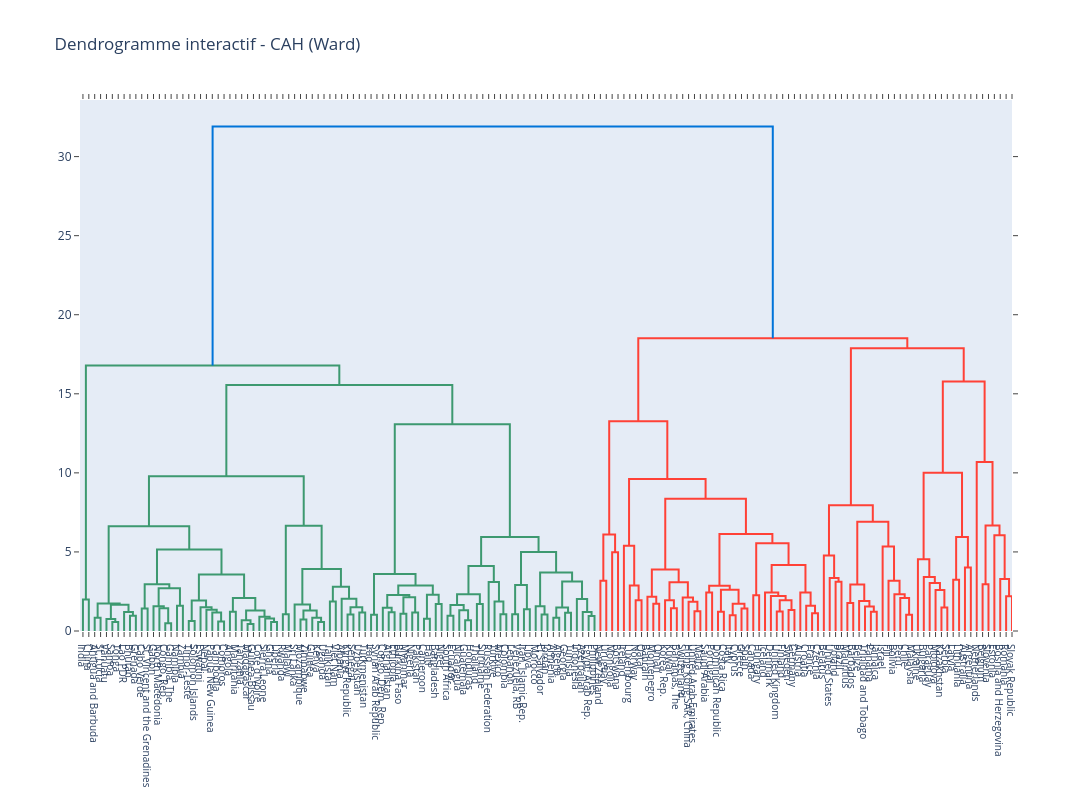

The notebook cell saved with this chart:
### Code cell
# Création du dendrogramme interactif
fig = ff.create_dendrogram(
    X_scaled,
    labels=donnees_acp["Country"].values,
    orientation='bottom',
    linkagefun=lambda x: linkage(x, method='ward')
)

# Taille du graphique
fig.update_layout(
    width=1400,
    height=800,
    title="Dendrogramme interactif - CAH (Ward)",
    xaxis=dict(tickfont=dict(size=10)),
)

fig.show()

### Figure 1 — Plotly figure (JSON) as saved in the notebook; plotly's stock layout.template omitted (floating-point values rounded to 4 significant figures; data arrays with more than 128 entries replaced by an {"elided": "..."} marker saying what was removed)
{"data": [{"hoverinfo": "text", "marker": {"color": "rgb(61,153,112)"}, "mode": "lines", "type": "scatter", "x": [5.0, 5.0, 15.0, 15.0], "xaxis": "x", "y": [0.0, 1.996, 1.996, 0.0], "yaxis": "y"}, {"hoverinfo": "text", "marker": {"color": "rgb(61,153,112)"}, "mode": "lines", "type": "scatter", "x": [25.0, 25.0, 35.0, 35.0], "xaxis": "x", "y": [0.0, 0.8327, 0.8327, 0.0], "yaxis": "y"}, {"hoverinfo": "text", "marker": {"color": "rgb(61,153,112)"}, "mode": "lines", "type": "scatter", "x": [55.0, 55.0, 65.0, 65.0], "xaxis": "x", "y": [0.0, 0.569, 0.569, 0.0], "yaxis": "y"}, {"hoverinfo": "text", "marker": {"color": "rgb(61,153,112)"}, "mode": "lines", "type": "scatter", "x": [45.0, 45.0, 60.0, 60.0], "xaxis": "x", "y": [0.0, 0.758, 0.758, 0.569], "yaxis": "y"}, {"hoverinfo": "text", "marker": {"color": "rgb(61,153,112)"}, "mode": "lines", "type": "scatter", "x": [85.0, 85.0, 95.0, 95.0], "xaxis": "x", "y": [0.0, 0.969, 0.969, 0.0], "yaxis": "y"}, {"hoverinfo": "text", "marker": {"color": "rgb(61,153,112)"}, "mode": "lines", "type": "scatter", "x": [75.0, 75.0, 90.0, 90.0], "xaxis": "x", "y": [0.0, 1.197, 1.197, 0.969], "yaxis": "y"}, {"hoverinfo": "text", "marker": {"color": "rgb(61,153,112)"}, "mode": "lines", "type": "scatter", "x": [52.5, 52.5, 82.5, 82.5], "xaxis": "x", "y": [0.758, 1.666, 1.666, 1.197], "yaxis": "y"}, {"hoverinfo": "text", "marker": {"color": "rgb(61,153,112)"}, "mode": "lines", "type": "scatter", "x": [30.0, 30.0, 67.5, 67.5], "xaxis": "x", "y": [0.8327, 1.735, 1.735, 1.666], "yaxis": "y"}, {"hoverinfo": "text", "marker": {"color": "rgb(61,153,112)"}, "mode": "lines", "type": "scatter", "x": [105.0, 105.0, 115.0, 115.0], "xaxis": "x", "y": [0.0, 1.421, 1.421, 0.0], "yaxis": "y"}, {"hoverinfo": "text", "marker": {"color": "rgb(61,153,112)"}, "mode": "lines", "type": "scatter", "x": [145.0, 145.0, 155.0, 155.0], "xaxis": "x", "y": [0.0, 0.4953, 0.4953, 0.0], "yaxis": "y"}, {"hoverinfo": "text", "marker": {"color": "rgb(61,153,112)"}, "mode": "lines", "type": "scatter", "x": [135.0, 135.0, 150.0, 150.0], "xaxis": "x", "y": [0.0, 1.441, 1.441, 0.4953], "yaxis": "y"}, {"hoverinfo": "text", "marker": {"color": "rgb(61,153,112)"}, "mode": "lines", "type": "scatter", "x": [125.0, 125.0, 142.5, 142.5], "xaxis": "x", "y": [0.0, 1.558, 1.558, 1.441], "yaxis": "y"}, {"hoverinfo": "text", "marker": {"color": "rgb(61,153,112)"}, "mode": "lines", "type": "scatter", "x": [165.0, 165.0, 175.0, 175.0], "xaxis": "x", "y": [0.0, 1.592, 1.592, 0.0], "yaxis": "y"}, {"hoverinfo": "text", "marker": {"color": "rgb(61,153,112)"}, "mode": "lines", "type": "scatter", "x": [133.8, 133.8, 170.0, 170.0], "xaxis": "x", "y": [1.558, 2.701, 2.701, 1.592], "yaxis": "y"}, {"hoverinfo": "text", "marker": {"color": "rgb(61,153,112)"}, "mode": "lines", "type": "scatter", "x": [110.0, 110.0, 151.9, 151.9], "xaxis": "x", "y": [1.421, 2.951, 2.951, 2.701], "yaxis": "y"}, {"hoverinfo": "text", "marker": {"color": "rgb(61,153,112)"}, "mode": "lines", "type": "scatter", "x": [185.0, 185.0, 195.0, 195.0], "xaxis": "x", "y": [0.0, 0.6387, 0.6387, 0.0], "yaxis": "y"}, {"hoverinfo": "text", "marker": {"color": "rgb(61,153,112)"}, "mode": "lines", "type": "scatter", "x": [235.0, 235.0, 245.0, 245.0], "xaxis": "x", "y": [0.0, 0.608, 0.608, 0.0], "yaxis": "y"}, {"hoverinfo": "text", "marker": {"color": "rgb(61,153,112)"}, "mode": "lines", "type": "scatter", "x": [225.0, 225.0, 240.0, 240.0], "xaxis": "x", "y": [0.0, 1.178, 1.178, 0.608], "yaxis": "y"}, {"hoverinfo": "text", "marker": {"color": "rgb(61,153,112)"}, "mode": "lines", "type": "scatter", "x": [215.0, 215.0, 232.5, 232.5], "xaxis": "x", "y": [0.0, 1.345, 1.345, 1.178], "yaxis": "y"}, {"hoverinfo": "text", "marker": {"color": "rgb(61,153,112)"}, "mode": "lines", "type": "scatter", "x": [205.0, 205.0, 223.8, 223.8], "xaxis": "x", "y": [0.0, 1.508, 1.508, 1.345], "yaxis": "y"}, {"hoverinfo": "text", "marker": {"color": "rgb(61,153,112)"}, "mode": "lines", "type": "scatter", "x": [190.0, 190.0, 214.4, 214.4], "xaxis": "x", "y": [0.6387, 1.925, 1.925, 1.508], "yaxis": "y"}, {"hoverinfo": "text", "marker": {"color": "rgb(61,153,112)"}, "mode": "lines", "type": "scatter", "x": [255.0, 255.0, 265.0, 265.0], "xaxis": "x", "y": [0.0, 1.225, 1.225, 0.0], "yaxis": "y"}, {"hoverinfo": "text", "marker": {"color": "rgb(61,153,112)"}, "mode": "lines", "type": "scatter", "x": [285.0, 285.0, 295.0, 295.0], "xaxis": "x", "y": [0.0, 0.4438, 0.4438, 0.0], "yaxis": "y"}, {"hoverinfo": "text", "marker": {"color": "rgb(61,153,112)"}, "mode": "lines", "type": "scatter", "x": [275.0, 275.0, 290.0, 290.0], "xaxis": "x", "y": [0.0, 0.6751, 0.6751, 0.4438], "yaxis": "y"}, {"hoverinfo": "text", "marker": {"color": "rgb(61,153,112)"}, "mode": "lines", "type": "scatter", "x": [325.0, 325.0, 335.0, 335.0], "xaxis": "x", "y": [0.0, 0.5656, 0.5656, 0.0], "yaxis": "y"}, {"hoverinfo": "text", "marker": {"color": "rgb(61,153,112)"}, "mode": "lines", "type": "scatter", "x": [315.0, 315.0, 330.0, 330.0], "xaxis": "x", "y": [0.0, 0.7849, 0.7849, 0.5656], "yaxis": "y"}, {"hoverinfo": "text", "marker": {"color": "rgb(61,153,112)"}, "mode": "lines", "type": "scatter", "x": [305.0, 305.0, 322.5, 322.5], "xaxis": "x", "y": [0.0, 0.8972, 0.8972, 0.7849], "yaxis": "y"}, {"hoverinfo": "text", "marker": {"color": "rgb(61,153,112)"}, "mode": "lines", "type": "scatter", "x": [282.5, 282.5, 313.8, 313.8], "xaxis": "x", "y": [0.6751, 1.294, 1.294, 0.8972], "yaxis": "y"}, {"hoverinfo": "text", "marker": {"color": "rgb(61,153,112)"}, "mode": "lines", "type": "scatter", "x": [260.0, 260.0, 298.1, 298.1], "xaxis": "x", "y": [1.225, 2.087, 2.087, 1.294], "yaxis": "y"}, {"hoverinfo": "text", "marker": {"color": "rgb(61,153,112)"}, "mode": "lines", "type": "scatter", "x": [202.2, 202.2, 279.1, 279.1], "xaxis": "x", "y": [1.925, 3.569, 3.569, 2.087], "yaxis": "y"}, {"hoverinfo": "text", "marker": {"color": "rgb(61,153,112)"}, "mode": "lines", "type": "scatter", "x": [130.9, 130.9, 240.6, 240.6], "xaxis": "x", "y": [2.951, 5.149, 5.149, 3.569], "yaxis": "y"}, {"hoverinfo": "text", "marker": {"color": "rgb(61,153,112)"}, "mode": "lines", "type": "scatter", "x": [48.75, 48.75, 185.8, 185.8], "xaxis": "x", "y": [1.735, 6.627, 6.627, 5.149], "yaxis": "y"}, {"hoverinfo": "text", "marker": {"color": "rgb(61,153,112)"}, "mode": "lines", "type": "scatter", "x": [345.0, 345.0, 355.0, 355.0], "xaxis": "x", "y": [0.0, 1.067, 1.067, 0.0], "yaxis": "y"}, {"hoverinfo": "text", "marker": {"color": "rgb(61,153,112)"}, "mode": "lines", "type": "scatter", "x": [375.0, 375.0, 385.0, 385.0], "xaxis": "x", "y": [0.0, 0.7209, 0.7209, 0.0], "yaxis": "y"}, {"hoverinfo": "text", "marker": {"color": "rgb(61,153,112)"}, "mode": "lines", "type": "scatter", "x": [405.0, 405.0, 415.0, 415.0], "xaxis": "x", "y": [0.0, 0.5697, 0.5697, 0.0], "yaxis": "y"}, {"hoverinfo": "text", "marker": {"color": "rgb(61,153,112)"}, "mode": "lines", "type": "scatter", "x": [395.0, 395.0, 410.0, 410.0], "xaxis": "x", "y": [0.0, 0.8401, 0.8401, 0.5697], "yaxis": "y"}, {"hoverinfo": "text", "marker": {"color": "rgb(61,153,112)"}, "mode": "lines", "type": "scatter", "x": [380.0, 380.0, 402.5, 402.5], "xaxis": "x", "y": [0.7209, 1.295, 1.295, 0.8401], "yaxis": "y"}, {"hoverinfo": "text", "marker": {"color": "rgb(61,153,112)"}, "mode": "lines", "type": "scatter", "x": [365.0, 365.0, 391.2, 391.2], "xaxis": "x", "y": [0.0, 1.682, 1.682, 1.295], "yaxis": "y"}, {"hoverinfo": "text", "marker": {"color": "rgb(61,153,112)"}, "mode": "lines", "type": "scatter", "x": [425.0, 425.0, 435.0, 435.0], "xaxis": "x", "y": [0.0, 1.868, 1.868, 0.0], "yaxis": "y"}, {"hoverinfo": "text", "marker": {"color": "rgb(61,153,112)"}, "mode": "lines", "type": "scatter", "x": [455.0, 455.0, 465.0, 465.0], "xaxis": "x", "y": [0.0, 1.044, 1.044, 0.0], "yaxis": "y"}, {"hoverinfo": "text", "marker": {"color": "rgb(61,153,112)"}, "mode": "lines", "type": "scatter", "x": [475.0, 475.0, 485.0, 485.0], "xaxis": "x", "y": [0.0, 1.175, 1.175, 0.0], "yaxis": "y"}, {"hoverinfo": "text", "marker": {"color": "rgb(61,153,112)"}, "mode": "lines", "type": "scatter", "x": [460.0, 460.0, 480.0, 480.0], "xaxis": "x", "y": [1.044, 1.505, 1.505, 1.175], "yaxis": "y"}, {"hoverinfo": "text", "marker": {"color": "rgb(61,153,112)"}, "mode": "lines", "type": "scatter", "x": [445.0, 445.0, 470.0, 470.0], "xaxis": "x", "y": [0.0, 2.043, 2.043, 1.505], "yaxis": "y"}, {"hoverinfo": "text", "marker": {"color": "rgb(61,153,112)"}, "mode": "lines", "type": "scatter", "x": [430.0, 430.0, 457.5, 457.5], "xaxis": "x", "y": [1.868, 2.799, 2.799, 2.043], "yaxis": "y"}, {"hoverinfo": "text", "marker": {"color": "rgb(61,153,112)"}, "mode": "lines", "type": "scatter", "x": [378.1, 378.1, 443.8, 443.8], "xaxis": "x", "y": [1.682, 3.915, 3.915, 2.799], "yaxis": "y"}, {"hoverinfo": "text", "marker": {"color": "rgb(61,153,112)"}, "mode": "lines", "type": "scatter", "x": [350.0, 350.0, 410.9, 410.9], "xaxis": "x", "y": [1.067, 6.654, 6.654, 3.915], "yaxis": "y"}, {"hoverinfo": "text", "marker": {"color": "rgb(61,153,112)"}, "mode": "lines", "type": "scatter", "x": [117.3, 117.3, 380.5, 380.5], "xaxis": "x", "y": [6.627, 9.784, 9.784, 6.654], "yaxis": "y"}, {"hoverinfo": "text", "marker": {"color": "rgb(61,153,112)"}, "mode": "lines", "type": "scatter", "x": [495.0, 495.0, 505.0, 505.0], "xaxis": "x", "y": [0.0, 1.022, 1.022, 0.0], "yaxis": "y"}, {"hoverinfo": "text", "marker": {"color": "rgb(61,153,112)"}, "mode": "lines", "type": "scatter", "x": [525.0, 525.0, 535.0, 535.0], "xaxis": "x", "y": [0.0, 1.182, 1.182, 0.0], "yaxis": "y"}, {"hoverinfo": "text", "marker": {"color": "rgb(61,153,112)"}, "mode": "lines", "type": "scatter", "x": [515.0, 515.0, 530.0, 530.0], "xaxis": "x", "y": [0.0, 1.473, 1.473, 1.182], "yaxis": "y"}, {"hoverinfo": "text", "marker": {"color": "rgb(61,153,112)"}, "mode": "lines", "type": "scatter", "x": [545.0, 545.0, 555.0, 555.0], "xaxis": "x", "y": [0.0, 1.091, 1.091, 0.0], "yaxis": "y"}, {"hoverinfo": "text", "marker": {"color": "rgb(61,153,112)"}, "mode": "lines", "type": "scatter", "x": [565.0, 565.0, 575.0, 575.0], "xaxis": "x", "y": [0.0, 1.162, 1.162, 0.0], "yaxis": "y"}, {"hoverinfo": "text", "marker": {"color": "rgb(61,153,112)"}, "mode": "lines", "type": "scatter", "x": [550.0, 550.0, 570.0, 570.0], "xaxis": "x", "y": [1.091, 2.129, 2.129, 1.162], "yaxis": "y"}, {"hoverinfo": "text", "marker": {"color": "rgb(61,153,112)"}, "mode": "lines", "type": "scatter", "x": [522.5, 522.5, 560.0, 560.0], "xaxis": "x", "y": [1.473, 2.282, 2.282, 2.129], "yaxis": "y"}, {"hoverinfo": "text", "marker": {"color": "rgb(61,153,112)"}, "mode": "lines", "type": "scatter", "x": [585.0, 585.0, 595.0, 595.0], "xaxis": "x", "y": [0.0, 0.7798, 0.7798, 0.0], "yaxis": "y"}, {"hoverinfo": "text", "marker": {"color": "rgb(61,153,112)"}, "mode": "lines", "type": "scatter", "x": [605.0, 605.0, 615.0, 615.0], "xaxis": "x", "y": [0.0, 1.712, 1.712, 0.0], "yaxis": "y"}, {"hoverinfo": "text", "marker": {"color": "rgb(61,153,112)"}, "mode": "lines", "type": "scatter", "x": [590.0, 590.0, 610.0, 610.0], "xaxis": "x", "y": [0.7798, 2.287, 2.287, 1.712], "yaxis": "y"}, {"hoverinfo": "text", "marker": {"color": "rgb(61,153,112)"}, "mode": "lines", "type": "scatter", "x": [541.2, 541.2, 600.0, 600.0], "xaxis": "x", "y": [2.282, 2.88, 2.88, 2.287], "yaxis": "y"}, {"hoverinfo": "text", "marker": {"color": "rgb(61,153,112)"}, "mode": "lines", "type": "scatter", "x": [500.0, 500.0, 570.6, 570.6], "xaxis": "x", "y": [1.022, 3.602, 3.602, 2.88], "yaxis": "y"}, {"hoverinfo": "text", "marker": {"color": "rgb(61,153,112)"}, "mode": "lines", "type": "scatter", "x": [625.0, 625.0, 635.0, 635.0], "xaxis": "x", "y": [0.0, 0.9573, 0.9573, 0.0], "yaxis": "y"}, {"hoverinfo": "text", "marker": {"color": "rgb(61,153,112)"}, "mode": "lines", "type": "scatter", "x": [655.0, 655.0, 665.0, 665.0], "xaxis": "x", "y": [0.0, 0.6841, 0.6841, 0.0], "yaxis": "y"}, {"hoverinfo": "text", "marker": {"color": "rgb(61,153,112)"}, "mode": "lines", "type": "scatter", "x": [645.0, 645.0, 660.0, 660.0], "xaxis": "x", "y": [0.0, 1.318, 1.318, 0.6841], "yaxis": "y"}, {"hoverinfo": "text", "marker": {"color": "rgb(61,153,112)"}, "mode": "lines", "type": "scatter", "x": [630.0, 630.0, 652.5, 652.5], "xaxis": "x", "y": [0.9573, 1.65, 1.65, 1.318], "yaxis": "y"}, {"hoverinfo": "text", "marker": {"color": "rgb(61,153,112)"}, "mode": "lines", "type": "scatter", "x": [675.0, 675.0, 685.0, 685.0], "xaxis": "x", "y": [0.0, 1.709, 1.709, 0.0], "yaxis": "y"}, {"hoverinfo": "text", "marker": {"color": "rgb(61,153,112)"}, "mode": "lines", "type": "scatter", "x": [641.2, 641.2, 680.0, 680.0], "xaxis": "x", "y": [1.65, 2.326, 2.326, 1.709], "yaxis": "y"}, {"hoverinfo": "text", "marker": {"color": "rgb(61,153,112)"}, "mode": "lines", "type": "scatter", "x": [715.0, 715.0, 725.0, 725.0], "xaxis": "x", "y": [0.0, 1.063, 1.063, 0.0], "yaxis": "y"}, {"hoverinfo": "text", "marker": {"color": "rgb(61,153,112)"}, "mode": "lines", "type": "scatter", "x": [705.0, 705.0, 720.0, 720.0], "xaxis": "x", "y": [0.0, 1.862, 1.862, 1.063], "yaxis": "y"}, {"hoverinfo": "text", "marker": {"color": "rgb(61,153,112)"}, "mode": "lines", "type": "scatter", "x": [695.0, 695.0, 712.5, 712.5], "xaxis": "x", "y": [0.0, 3.092, 3.092, 1.862], "yaxis": "y"}, {"hoverinfo": "text", "marker": {"color": "rgb(61,153,112)"}, "mode": "lines", "type": "scatter", "x": [660.6, 660.6, 703.8, 703.8], "xaxis": "x", "y": [2.326, 4.108, 4.108, 3.092], "yaxis": "y"}, {"hoverinfo": "text", "marker": {"color": "rgb(61,153,112)"}, "mode": "lines", "type": "scatter", "x": [735.0, 735.0, 745.0, 745.0], "xaxis": "x", "y": [0.0, 1.053, 1.053, 0.0], "yaxis": "y"}, {"hoverinfo": "text", "marker": {"color": "rgb(61,153,112)"}, "mode": "lines", "type": "scatter", "x": [755.0, 755.0, 765.0, 765.0], "xaxis": "x", "y": [0.0, 1.372, 1.372, 0.0], "yaxis": "y"}, {"hoverinfo": "text", "marker": {"color": "rgb(61,153,112)"}, "mode": "lines", "type": "scatter", "x": [740.0, 740.0, 760.0, 760.0], "xaxis": "x", "y": [1.053, 2.915, 2.915, 1.372], "yaxis": "y"}, {"hoverinfo": "text", "marker": {"color": "rgb(61,153,112)"}, "mode": "lines", "type": "scatter", "x": [785.0, 785.0, 795.0, 795.0], "xaxis": "x", "y": [0.0, 1.04, 1.04, 0.0], "yaxis": "y"}, {"hoverinfo": "text", "marker": {"color": "rgb(61,153,112)"}, "mode": "lines", "type": "scatter", "x": [775.0, 775.0, 790.0, 790.0], "xaxis": "x", "y": [0.0, 1.56, 1.56, 1.04], "yaxis": "y"}, {"hoverinfo": "text", "marker": {"color": "rgb(61,153,112)"}, "mode": "lines", "type": "scatter", "x": [805.0, 805.0, 815.0, 815.0], "xaxis": "x", "y": [0.0, 0.8419, 0.8419, 0.0], "yaxis": "y"}, {"hoverinfo": "text", "marker": {"color": "rgb(61,153,112)"}, "mode": "lines", "type": "scatter", "x": [825.0, 825.0, 835.0, 835.0], "xaxis": "x", "y": [0.0, 1.154, 1.154, 0.0], "yaxis": "y"}, {"hoverinfo": "text", "marker": {"color": "rgb(61,153,112)"}, "mode": "lines", "type": "scatter", "x": [810.0, 810.0, 830.0, 830.0], "xaxis": "x", "y": [0.8419, 1.485, 1.485, 1.154], "yaxis": "y"}, {"hoverinfo": "text", "marker": {"color": "rgb(61,153,112)"}, "mode": "lines", "type": "scatter", "x": [865.0, 865.0, 875.0, 875.0], "xaxis": "x", "y": [0.0, 0.9489, 0.9489, 0.0], "yaxis": "y"}, {"hoverinfo": "text", "marker": {"color": "rgb(61,153,112)"}, "mode": "lines", "type": "scatter", "x": [855.0, 855.0, 870.0, 870.0], "xaxis": "x", "y": [0.0, 1.202, 1.202, 0.9489], "yaxis": "y"}, {"hoverinfo": "text", "marker": {"color": "rgb(61,153,112)"}, "mode": "lines", "type": "scatter", "x": [845.0, 845.0, 862.5, 862.5], "xaxis": "x", "y": [0.0, 2.026, 2.026, 1.202], "yaxis": "y"}, {"hoverinfo": "text", "marker": {"color": "rgb(61,153,112)"}, "mode": "lines", "type": "scatter", "x": [820.0, 820.0, 853.8, 853.8], "xaxis": "x", "y": [1.485, 3.125, 3.125, 2.026], "yaxis": "y"}, {"hoverinfo": "text", "marker": {"color": "rgb(61,153,112)"}, "mode": "lines", "type": "scatter", "x": [782.5, 782.5, 836.9, 836.9], "xaxis": "x", "y": [1.56, 3.706, 3.706, 3.125], "yaxis": "y"}, {"hoverinfo": "text", "marker": {"color": "rgb(61,153,112)"}, "mode": "lines", "type": "scatter", "x": [750.0, 750.0, 809.7, 809.7], "xaxis": "x", "y": [2.915, 4.992, 4.992, 3.706], "yaxis": "y"}, {"hoverinfo": "text", "marker": {"color": "rgb(61,153,112)"}, "mode": "lines", "type": "scatter", "x": [682.2, 682.2, 779.8, 779.8], "xaxis": "x", "y": [4.108, 5.943, 5.943, 4.992], "yaxis": "y"}, {"hoverinfo": "text", "marker": {"color": "rgb(61,153,112)"}, "mode": "lines", "type": "scatter", "x": [535.3, 535.3, 731.0, 731.0], "xaxis": "x", "y": [3.602, 13.07, 13.07, 5.943], "yaxis": "y"}, {"hoverinfo": "text", "marker": {"color": "rgb(61,153,112)"}, "mode": "lines", "type": "scatter", "x": [248.9, 248.9, 633.2, 633.2], "xaxis": "x", "y": [9.784, 15.56, 15.56, 13.07], "yaxis": "y"}, {"hoverinfo": "text", "marker": {"color": "rgb(61,153,112)"}, "mode": "lines", "type": "scatter", "x": [10.0, 10.0, 441.0, 441.0], "xaxis": "x", "y": [1.996, 16.8, 16.8, 15.56], "yaxis": "y"}, {"hoverinfo": "text", "marker": {"color": "rgb(255,65,54)"}, "mode": "lines", "type": "scatter", "x": [885.0, 885.0, 895.0, 895.0], "xaxis": "x", "y": [0.0, 3.183, 3.183, 0.0], "yaxis": "y"}, {"hoverinfo": "text", "marker": {"color": "rgb(255,65,54)"}, "mode": "lines", "type": "scatter", "x": [905.0, 905.0, 915.0, 915.0], "xaxis": "x", "y": [0.0, 4.982, 4.982, 0.0], "yaxis": "y"}, {"hoverinfo": "text", "marker": {"color": "rgb(255,65,54)"}, "mode": "lines", "type": "scatter", "x": [890.0, 890.0, 910.0, 910.0], "xaxis": "x", "y": [3.183, 6.097, 6.097, 4.982], "yaxis": "y"}, {"hoverinfo": "text", "marker": {"color": "rgb(255,65,54)"}, "mode": "lines", "type": "scatter", "x": [945.0, 945.0, 955.0, 955.0], "xaxis": "x", "y": [0.0, 1.952, 1.952, 0.0], "yaxis": "y"}, {"hoverinfo": "text", "marker": {"color": "rgb(255,65,54)"}, "mode": "lines", "type": "scatter", "x": [935.0, 935.0, 950.0, 950.0], "xaxis": "x", "y": [0.0, 2.871, 2.871, 1.952], "yaxis": "y"}, {"hoverinfo": "text", "marker": {"color": "rgb(255,65,54)"}, "mode": "lines", "type": "scatter", "x": [925.0, 925.0, 942.5, 942.5], "xaxis": "x", "y": [0.0, 5.384, 5.384, 2.871], "yaxis": "y"}, {"hoverinfo": "text", "marker": {"color": "rgb(255,65,54)"}, "mode": "lines", "type": "scatter", "x": [975.0, 975.0, 985.0, 985.0], "xaxis": "x", "y": [0.0, 1.727, 1.727, 0.0], "yaxis": "y"}, {"hoverinfo": "text", "marker": {"color": "rgb(255,65,54)"}, "mode": "lines", "type": "scatter", "x": [965.0, 965.0, 980.0, 980.0], "xaxis": "x", "y": [0.0, 2.167, 2.167, 1.727], "yaxis": "y"}, {"hoverinfo": "text", "marker": {"color": "rgb(255,65,54)"}, "mode": "lines", "type": "scatter", "x": [1005.0, 1005.0, 1015.0, 1015.0], "xaxis": "x", "y": [0.0, 1.431, 1.431, 0.0], "yaxis": "y"}, {"hoverinfo": "text", "marker": {"color": "rgb(255,65,54)"}, "mode": "lines", "type": "scatter", "x": [995.0, 995.0, 1010.0, 1010.0], "xaxis": "x", "y": [0.0, 1.94, 1.94, 1.431], "yaxis": "y"}, {"hoverinfo": "text", "marker": {"color": "rgb(255,65,54)"}, "mode": "lines", "type": "scatter", "x": [1045.0, 1045.0, 1055.0, 1055.0], "xaxis": "x", "y": [0.0, 1.252, 1.252, 0.0], "yaxis": "y"}, {"hoverinfo": "text", "marker": {"color": "rgb(255,65,54)"}, "mode": "lines", "type": "scatter", "x": [1035.0, 1035.0, 1050.0, 1050.0], "xaxis": "x", "y": [0.0, 1.845, 1.845, 1.252], "yaxis": "y"}, {"hoverinfo": "text", "marker": {"color": "rgb(255,65,54)"}, "mode": "lines", "type": "scatter", "x": [1025.0, 1025.0, 1042.0, 1042.0], "xaxis": "x", "y": [0.0, 2.118, 2.118, 1.845], "yaxis": "y"}, {"hoverinfo": "text", "marker": {"color": "rgb(255,65,54)"}, "mode": "lines", "type": "scatter", "x": [1002.0, 1002.0, 1034.0, 1034.0], "xaxis": "x", "y": [1.94, 3.077, 3.077, 2.118], "yaxis": "y"}, {"hoverinfo": "text", "marker": {"color": "rgb(255,65,54)"}, "mode": "lines", "type": "scatter", "x": [972.5, 972.5, 1018.0, 1018.0], "xaxis": "x", "y": [2.167, 3.886, 3.886, 3.077], "yaxis": "y"}, {"hoverinfo": "text", "marker": {"color": "rgb(255,65,54)"}, "mode": "lines", "type": "scatter", "x": [1065.0, 1065.0, 1075.0, 1075.0], "xaxis": "x", "y": [0.0, 2.436, 2.436, 0.0], "yaxis": "y"}, {"hoverinfo": "text", "marker": {"color": "rgb(255,65,54)"}, "mode": "lines", "type": "scatter", "x": [1085.0, 1085.0, 1095.0, 1095.0], "xaxis": "x", "y": [0.0, 1.211, 1.211, 0.0], "yaxis": "y"}, {"hoverinfo": "text", "marker": {"color": "rgb(255,65,54)"}, "mode": "lines", "type": "scatter", "x": [1105.0, 1105.0, 1115.0, 1115.0], "xaxis": "x", "y": [0.0, 0.9925, 0.9925, 0.0], "yaxis": "y"}, {"hoverinfo": "text", "marker": {"color": "rgb(255,65,54)"}, "mode": "lines", "type": "scatter", "x": [1125.0, 1125.0, 1135.0, 1135.0], "xaxis": "x", "y": [0.0, 1.428, 1.428, 0.0], "yaxis": "y"}, {"hoverinfo": "text", "marker": {"color": "rgb(255,65,54)"}, "mode": "lines", "type": "scatter", "x": [1110.0, 1110.0, 1130.0, 1130.0], "xaxis": "x", "y": [0.9925, 1.72, 1.72, 1.428], "yaxis": "y"}, {"hoverinfo": "text", "marker": {"color": "rgb(255,65,54)"}, "mode": "lines", "type": "scatter", "x": [1090.0, 1090.0, 1120.0, 1120.0], "xaxis": "x", "y": [1.211, 2.606, 2.606, 1.72], "yaxis": "y"}, {"hoverinfo": "text", "marker": {"color": "rgb(255,65,54)"}, "mode": "lines", "type": "scatter", "x": [1070.0, 1070.0, 1105.0, 1105.0], "xaxis": "x", "y": [2.436, 2.858, 2.858, 2.606], "yaxis": "y"}, {"hoverinfo": "text", "marker": {"color": "rgb(255,65,54)"}, "mode": "lines", "type": "scatter", "x": [1145.0, 1145.0, 1155.0, 1155.0], "xaxis": "x", "y": [0.0, 2.254, 2.254, 0.0], "yaxis": "y"}, {"hoverinfo": "text", "marker": {"color": "rgb(255,65,54)"}, "mode": "lines", "type": "scatter", "x": [1185.0, 1185.0, 1195.0, 1195.0], "xaxis": "x", "y": [0.0, 1.235, 1.235, 0.0], "yaxis": "y"}, {"hoverinfo": "text", "marker": {"color": "rgb(255,65,54)"}, "mode": "lines", "type": "scatter", "x": [1205.0, 1205.0, 1215.0, 1215.0], "xaxis": "x", "y": [0.0, 1.325, 1.325, 0.0], "yaxis": "y"}, {"hoverinfo": "text", "marker": {"color": "rgb(255,65,54)"}, "mode": "lines", "type": "scatter", "x": [1190.0, 1190.0, 1210.0, 1210.0], "xaxis": "x", "y": [1.235, 1.948, 1.948, 1.325], "yaxis": "y"}, {"hoverinfo": "text", "marker": {"color": "rgb(255,65,54)"}, "mode": "lines", "type": "scatter", "x": [1175.0, 1175.0, 1200.0, 1200.0], "xaxis": "x", "y": [0.0, 2.211, 2.211, 1.948], "yaxis": "y"}, {"hoverinfo": "text", "marker": {"color": "rgb(255,65,54)"}, "mode": "lines", "type": "scatter", "x": [1165.0, 1165.0, 1188.0, 1188.0], "xaxis": "x", "y": [0.0, 2.44, 2.44, 2.211], "yaxis": "y"}, {"hoverinfo": "text", "marker": {"color": "rgb(255,65,54)"}, "mode": "lines", "type": "scatter", "x": [1245.0, 1245.0, 1255.0, 1255.0], "xaxis": "x", "y": [0.0, 1.117, 1.117, 0.0], "yaxis": "y"}, {"hoverinfo": "text", "marker": {"color": "rgb(255,65,54)"}, "mode": "lines", "type": "scatter", "x": [1235.0, 1235.0, 1250.0, 1250.0], "xaxis": "x", "y": [0.0, 1.591, 1.591, 1.117], "yaxis": "y"}, {"hoverinfo": "text", "marker": {"color": "rgb(255,65,54)"}, "mode": "lines", "type": "scatter", "x": [1225.0, 1225.0, 1242.0, 1242.0], "xaxis": "x", "y": [0.0, 2.44, 2.44, 1.591], "yaxis": "y"}, {"hoverinfo": "text", "marker": {"color": "rgb(255,65,54)"}, "mode": "lines", "type": "scatter", "x": [1176.0, 1176.0, 1234.0, 1234.0], "xaxis": "x", "y": [2.44, 4.178, 4.178, 2.44], "yaxis": "y"}, {"hoverinfo": "text", "marker": {"color": "rgb(255,65,54)"}, "mode": "lines", "type": "scatter", "x": [1150.0, 1150.0, 1205.0, 1205.0], "xaxis": "x", "y": [2.254, 5.546, 5.546, 4.178], "yaxis": "y"}, {"hoverinfo": "text", "marker": {"color": "rgb(255,65,54)"}, "mode": "lines", "type": "scatter", "x": [1088.0, 1088.0, 1178.0, 1178.0], "xaxis": "x", "y": [2.858, 6.134, 6.134, 5.546], "yaxis": "y"}, {"hoverinfo": "text", "marker": {"color": "rgb(255,65,54)"}, "mode": "lines", "type": "scatter", "x": [995.3, 995.3, 1132.0, 1132.0], "xaxis": "x", "y": [3.886, 8.363, 8.363, 6.134], "yaxis": "y"}, {"hoverinfo": "text", "marker": {"color": "rgb(255,65,54)"}, "mode": "lines", "type": "scatter", "x": [933.8, 933.8, 1064.0, 1064.0], "xaxis": "x", "y": [5.384, 9.62, 9.62, 8.363], "yaxis": "y"}, {"hoverinfo": "text", "marker": {"color": "rgb(255,65,54)"}, "mode": "lines", "type": "scatter", "x": [900.0, 900.0, 998.8, 998.8], "xaxis": "x", "y": [6.097, 13.26, 13.26, 9.62], "yaxis": "y"}, {"hoverinfo": "text", "marker": {"color": "rgb(255,65,54)"}, "mode": "lines", "type": "scatter", "x": [1285.0, 1285.0, 1295.0, 1295.0], "xaxis": "x", "y": [0.0, 3.109, 3.109, 0.0], "yaxis": "y"}, {"hoverinfo": "text", "marker": {"color": "rgb(255,65,54)"}, "mode": "lines", "type": "scatter", "x": [1275.0, 1275.0, 1290.0, 1290.0], "xaxis": "x", "y": [0.0, 3.344, 3.344, 3.109], "yaxis": "y"}, {"hoverinfo": "text", "marker": {"color": "rgb(255,65,54)"}, "mode": "lines", "type": "scatter", "x": [1265.0, 1265.0, 1282.0, 1282.0], "xaxis": "x", "y": [0.0, 4.767, 4.767, 3.344], "yaxis": "y"}, {"hoverinfo": "text", "marker": {"color": "rgb(255,65,54)"}, "mode": "lines", "type": "scatter", "x": [1305.0, 1305.0, 1315.0, 1315.0], "xaxis": "x", "y": [0.0, 1.772, 1.772, 0.0], "yaxis": "y"}, {"hoverinfo": "text", "marker": {"color": "rgb(255,65,54)"}, "mode": "lines", "type": "scatter", "x": [1345.0, 1345.0, 1355.0, 1355.0], "xaxis": "x", "y": [0.0, 1.215, 1.215, 0.0], "yaxis": "y"}, {"hoverinfo": "text", "marker": {"color": "rgb(255,65,54)"}, "mode": "lines", "type": "scatter", "x": [1335.0, 1335.0, 1350.0, 1350.0], "xaxis": "x", "y": [0.0, 1.553, 1.553, 1.215], "yaxis": "y"}, {"hoverinfo": "text", "marker": {"color": "rgb(255,65,54)"}, "mode": "lines", "type": "scatter", "x": [1325.0, 1325.0, 1342.0, 1342.0], "xaxis": "x", "y": [0.0, 1.9, 1.9, 1.553], "yaxis": "y"}, {"hoverinfo": "text", "marker": {"color": "rgb(255,65,54)"}, "mode": "lines", "type": "scatter", "x": [1310.0, 1310.0, 1334.0, 1334.0], "xaxis": "x", "y": [1.772, 2.944, 2.944, 1.9], "yaxis": "y"}, {"hoverinfo": "text", "marker": {"color": "rgb(255,65,54)"}, "mode": "lines", "type": "scatter", "x": [1405.0, 1405.0, 1415.0, 1415.0], "xaxis": "x", "y": [0.0, 1.024, 1.024, 0.0], "yaxis": "y"}, {"hoverinfo": "text", "marker": {"color": "rgb(255,65,54)"}, "mode": "lines", "type": "scatter", "x": [1395.0, 1395.0, 1410.0, 1410.0], "xaxis": "x", "y": [0.0, 2.091, 2.091, 1.024], "yaxis": "y"}, {"hoverinfo": "text", "marker": {"color": "rgb(255,65,54)"}, "mode": "lines", "type": "scatter", "x": [1385.0, 1385.0, 1402.0, 1402.0], "xaxis": "x", "y": [0.0, 2.323, 2.323, 2.091], "yaxis": "y"}, {"hoverinfo": "text", "marker": {"color": "rgb(255,65,54)"}, "mode": "lines", "type": "scatter", "x": [1375.0, 1375.0, 1394.0, 1394.0], "xaxis": "x", "y": [0.0, 3.176, 3.176, 2.323], "yaxis": "y"}, {"hoverinfo": "text", "marker": {"color": "rgb(255,65,54)"}, "mode": "lines", "type": "scatter", "x": [1365.0, 1365.0, 1384.0, 1384.0], "xaxis": "x", "y": [0.0, 5.346, 5.346, 3.176], "yaxis": "y"}, {"hoverinfo": "text", "marker": {"color": "rgb(255,65,54)"}, "mode": "lines", "type": "scatter", "x": [1322.0, 1322.0, 1375.0, 1375.0], "xaxis": "x", "y": [2.944, 6.908, 6.908, 5.346], "yaxis": "y"}, {"hoverinfo": "text", "marker": {"color": "rgb(255,65,54)"}, "mode": "lines", "type": "scatter", "x": [1274.0, 1274.0, 1348.0, 1348.0], "xaxis": "x", "y": [4.767, 7.949, 7.949, 6.908], "yaxis": "y"}, {"hoverinfo": "text", "marker": {"color": "rgb(255,65,54)"}, "mode": "lines", "type": "scatter", "x": [1465.0, 1465.0, 1475.0, 1475.0], "xaxis": "x", "y": [0.0, 1.487, 1.487, 0.0], "yaxis": "y"}, {"hoverinfo": "text", "marker": {"color": "rgb(255,65,54)"}, "mode": "lines", "type": "scatter", "x": [1455.0, 1455.0, 1470.0, 1470.0], "xaxis": "x", "y": [0.0, 2.595, 2.595, 1.487], "yaxis": "y"}, {"hoverinfo": "text", "marker": {"color": "rgb(255,65,54)"}, "mode": "lines", "type": "scatter", "x": [1445.0, 1445.0, 1462.0, 1462.0], "xaxis": "x", "y": [0.0, 3.039, 3.039, 2.595], "yaxis": "y"}, {"hoverinfo": "text", "marker": {"color": "rgb(255,65,54)"}, "mode": "lines", "type": "scatter", "x": [1435.0, 1435.0, 1454.0, 1454.0], "xaxis": "x", "y": [0.0, 3.421, 3.421, 3.039], "yaxis": "y"}, {"hoverinfo": "text", "marker": {"color": "rgb(255,65,54)"}, "mode": "lines", "type": "scatter", "x": [1425.0, 1425.0, 1444.0, 1444.0], "xaxis": "x", "y": [0.0, 4.539, 4.539, 3.421], "yaxis": "y"}, {"hoverinfo": "text", "marker": {"color": "rgb(255,65,54)"}, "mode": "lines", "type": "scatter", "x": [1485.0, 1485.0, 1495.0, 1495.0], "xaxis": "x", "y": [0.0, 3.24, 3.24, 0.0], "yaxis": "y"}, {"hoverinfo": "text", "marker": {"color": "rgb(255,65,54)"}, "mode": "lines", "type": "scatter", "x": [1505.0, 1505.0, 1515.0, 1515.0], "xaxis": "x", "y": [0.0, 4.019, 4.019, 0.0], "yaxis": "y"}, {"hoverinfo": "text", "marker": {"color": "rgb(255,65,54)"}, "mode": "lines", "type": "scatter", "x": [1490.0, 1490.0, 1510.0, 1510.0], "xaxis": "x", "y": [3.24, 5.95, 5.95, 4.019], "yaxis": "y"}, {"hoverinfo": "text", "marker": {"color": "rgb(255,65,54)"}, "mode": "lines", "type": "scatter", "x": [1435.0, 1435.0, 1500.0, 1500.0], "xaxis": "x", "y": [4.539, 10.0, 10.0, 5.95], "yaxis": "y"}, {"hoverinfo": "text", "marker": {"color": "rgb(255,65,54)"}, "mode": "lines", "type": "scatter", "x": [1535.0, 1535.0, 1545.0, 1545.0], "xaxis": "x", "y": [0.0, 2.959, 2.959, 0.0], "yaxis": "y"}, {"hoverinfo": "text", "marker": {"color": "rgb(255,65,54)"}, "mode": "lines", "type": "scatter", "x": [1575.0, 1575.0, 1585.0, 1585.0], "xaxis": "x", "y": [0.0, 2.2, 2.2, 0.0], "yaxis": "y"}, {"hoverinfo": "text", "marker": {"color": "rgb(255,65,54)"}, "mode": "lines", "type": "scatter", "x": [1565.0, 1565.0, 1580.0, 1580.0], "xaxis": "x", "y": [0.0, 3.293, 3.293, 2.2], "yaxis": "y"}, {"hoverinfo": "text", "marker": {"color": "rgb(255,65,54)"}, "mode": "lines", "type": "scatter", "x": [1555.0, 1555.0, 1572.0, 1572.0], "xaxis": "x", "y": [0.0, 6.062, 6.062, 3.293], "yaxis": "y"}, {"hoverinfo": "text", "marker": {"color": "rgb(255,65,54)"}, "mode": "lines", "type": "scatter", "x": [1540.0, 1540.0, 1564.0, 1564.0], "xaxis": "x", "y": [2.959, 6.674, 6.674, 6.062], "yaxis": "y"}, {"hoverinfo": "text", "marker": {"color": "rgb(255,65,54)"}, "mode": "lines", "type": "scatter", "x": [1525.0, 1525.0, 1552.0, 1552.0], "xaxis": "x", "y": [0.0, 10.69, 10.69, 6.674], "yaxis": "y"}, {"hoverinfo": "text", "marker": {"color": "rgb(255,65,54)"}, "mode": "lines", "type": "scatter", "x": [1467.0, 1467.0, 1538.0, 1538.0], "xaxis": "x", "y": [10.0, 15.77, 15.77, 10.69], "yaxis": "y"}, {"hoverinfo": "text", "marker": {"color": "rgb(255,65,54)"}, "mode": "lines", "type": "scatter", "x": [1311.0, 1311.0, 1503.0, 1503.0], "xaxis": "x", "y": [7.949, 17.87, 17.87, 15.77], "yaxis": "y"}, {"hoverinfo": "text", "marker": {"color": "rgb(255,65,54)"}, "mode": "lines", "type": "scatter", "x": [949.4, 949.4, 1407.0, 1407.0], "xaxis": "x", "y": [13.26, 18.52, 18.52, 17.87], "yaxis": "y"}, {"hoverinfo": "text", "marker": {"color": "rgb(0,116,217)"}, "mode": "lines", "type": "scatter", "x": [225.5, 225.5, 1178.0, 1178.0], "xaxis": "x", "y": [16.8, 31.9, 31.9, 18.52], "yaxis": "y"}], "layout": {"autosize": false, "height": 800, "hovermode": "closest", "showlegend": false, "title": {"text": "Dendrogramme interactif - CAH (Ward)"}, "width": 1400, "xaxis": {"mirror": "allticks", "rangemode": "tozero", "showgrid": false, "showline": true, "showticklabels": true, "tickfont": {"size": 10}, "tickmode": "array", "ticks": "outside", "ticktext": {"elided": "159 str values"}, "tickvals": {"elided": "159 int values"}, "type": "linear", "zeroline": false}, "yaxis": {"mirror": "allticks", "rangemode": "tozero", "showgrid": false, "showline": true, "showticklabels": true, "ticks": "outside", "type": "linear", "zeroline": false}}}
